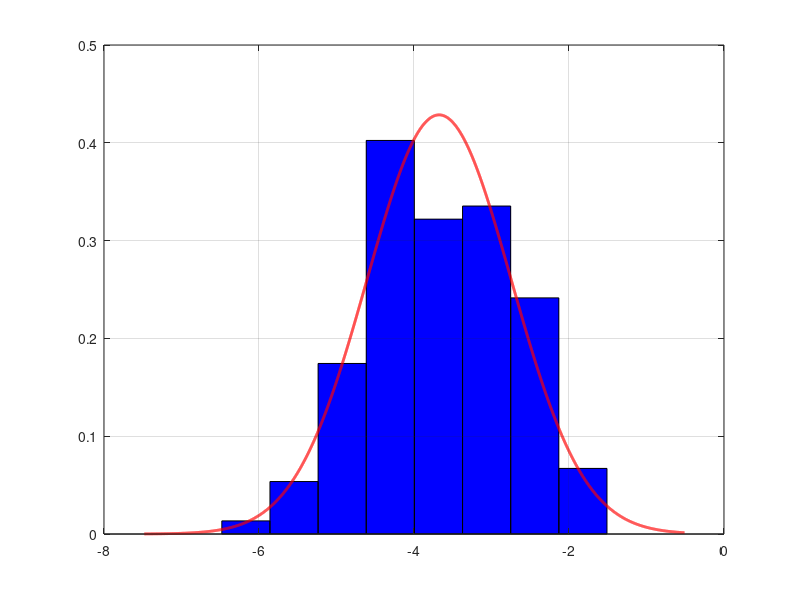
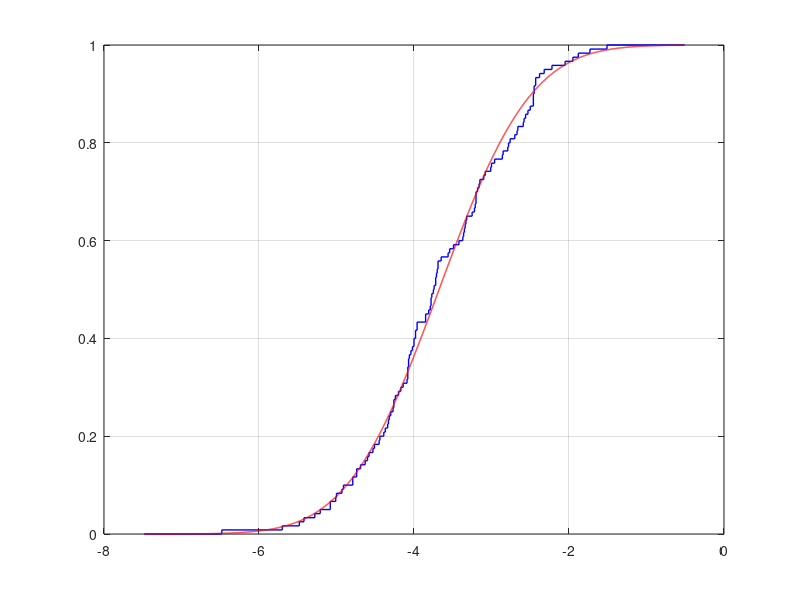

Write MATLAB code to recreate these figures, in order.
function lab_01()
X = load('sel.txt');
X = sort(X);
n = length(X);

fprintf("a) Вычисление максимального значения Mmax и минимального значения Mmin\n");
Mmax = max(X);
Mmin = min(X);
fprintf("\nMmax = %.4f\n", Mmax);
fprintf("\nMmin  = %.4f\n", Mmin);

fprintf("\nb) Вычисление размаха R\n");
R = Mmax - Mmin;
fprintf("\nR = %.4f\n", R);

fprintf("\nc) Вычисление оценок Mu и S_quad математического ожидания MX и дисперсии DX\n");
Mu = sum(X) / n; % Выборочное среднее
S_quad = sum((X - Mu) .^2) / (n - 1); % Исправленная выборочная дисперсия
fprintf("\nMu = %.4f\n", Mu);
fprintf("\nS_quad = %.4f\n", S_quad);

fprintf("\nd) Группировка значений выборки в m = [log2 n] + 2 интервала\n\n");
m = floor(log2(n)) + 2;
fprintf("Кол-во интервалов m = %3d\n\n", m);
delta = (X(n) - X(1)) / m;
borders = Mmin : delta : Mmax;

ni_arr = zeros(m, 1);

for i = 1:m-1
    ni_arr(i) = sum(X >= borders(i) & X < borders(i+1));
    fprintf(" %d. [%.3f; %.3f), кол-во элементов: %d\n", i, borders(i), borders(i + 1), ni_arr(i));
end

% последний интервал
ni_arr(m) = sum(X >= borders(m) & X <= borders(m+1));
fprintf(" %d. [%.3f; %.3f], кол-во элементов: %d\n", m, borders(m), borders(m + 1), ni_arr(m));

fprintf("\ne) График 1");

% Гистограмма

mid_intervals = zeros(m, 1);

for i = 1 : m
    mid_intervals(i) = (borders(i) + borders(i + 1)) / 2;
end

column_values = zeros(m, 1);

for i = 1 : m
    column_values(i) = ni_arr(i) / (n * delta);
end

% Отрисовка гистограммы
bar(mid_intervals, column_values, 1, 'b');
hold on;

% График функции плотности нормального распределения

% Набор значений
x_coords = (Mmin - 1) : 1e-3 : (Mmax + 1);

% normpdf - функция плотности нормального распределения
func_density_norm = normpdf(x_coords, Mu, sqrt(S_quad));

% Отрисовка графика плоности нормального распределения
plot(x_coords, func_density_norm, 'r', 'LineWidth', 2);
grid;

fprintf("\nd) График 2");

% Эмпирической функции распределния

t_arr = zeros(1, n + 2);

t_arr(1)     = X(1) - 1;
t_arr(n + 2) = X(n) + 1;

for ind = 2 : n + 1
    t_arr(ind) = X(ind - 1);
end

% Значения эмпирической функции распреления
func_emperic = zeros(length(t_arr), 1);

for i = 1 : length(t_arr)
    count = 0;

    for j = 1: n
        if X(j) <= t_arr(i)
            count = count + 1;
        end
    end

    func_emperic(i) = count / n;
end

figure();

% Отрисовка эмпирической функции распределения
stairs(t_arr, func_emperic, 'b', 'LineWidth', 1);
hold on;

% График функции нормального распределения

% Набор значений
x_coords = (Mmin - 1) : 1e-3 : (Mmax + 1);

% normсdf - функция нормального распределения
func_norm = normcdf(x_coords, Mu, sqrt(S_quad));

% Отрисовка графика нормального распределения
plot(x_coords, func_norm, 'r', 'LineWidth', 1);
grid;
end